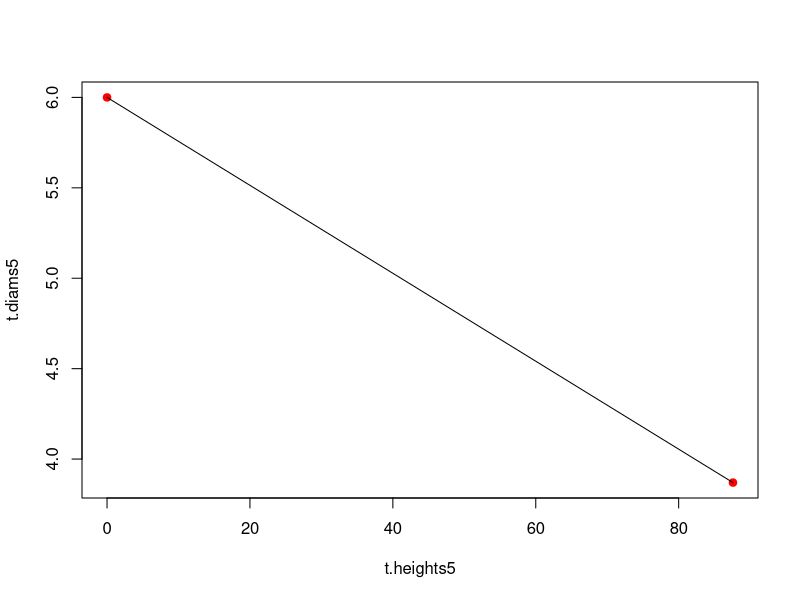

Source code (R): (Note: this script raises an error after producing the figure.)
# Rudolph Santarromana
# 5 MW Turbine
# June 2021

library(tidyverse)
library(dplyr)

setwd("C:/Users/Rudolph/Desktop/Rudolph/0 - CMU - Portugal PhD Files/0 - Research/Wind Energy/Dynamic Positioning")
## Source: Jonkman et al. (2009): Definition of a 5-MW Reference Wind Turbine for Offshore System Development

#################################################
### PARAMETERS
wind_height <- 100 #measuring height of wind speed
speeds <- seq(0,40, by = 0.1)
Cd.factor <- 1 #0.6 was used in OrcaFlex
Cd_cyl <- 0.5*Cd.factor

#WEIBULL PARAMETERS
P.shape = 2 #2.3
P.scale = 10.82 #7.95,10,10.82

### WIND TURBINE PROPERTIES
cut.in5 <- 3 #[m/s]
rated.wind5 <- 11.4 #[m/s]
cut.out5 <- 25 #[m/s]
rated.power5 <- 5 #MW

### FLOATER PROPERTIES. SAME AS 15 MW Floater
scale5.15 <- 1 #0.6 #based on hub height scale (90/150)
F.freeboard5 <- 15*scale5.15 #same floater as 15MW turbine for now
F.diam5 <- 12.5*scale5.15
F.draft5 <- 20*scale5.15
FT.diam5 <- 10*scale5.15

#Effective water-exposed floater area (whole substructure)
f.area.water5 <- (F.diam5*F.draft5*3) + (F.draft5*FT.diam5) #m^2

###TOWER PROPERTIES
#Tower dimensions
hub.height5 <- 90 #m

t.heights5 <- c(0,87.6) #m
t.diams5 <- c(6,3.87) #m

t.mod5 <- lm(t.diams5 ~ t.heights5) #Tower diameter prediction model
t.fun5 <- function(x) as.numeric(predict(t.mod5, newdata = data.frame(t.heights5 = x))) #tower diameter function given height

##PLOT of tower diameter model
plot(x = t.heights5, y = t.diams5, pch = 19, col = 'red')
lines(x = t.heights5, y = predict(t.mod5, newdata = data.frame(t.heights5 = t.heights5)))

## TOWER FORCE FUNCTION
t.fun5.force <- function(x) t.fun5(x - F.freeboard5)*((x)^(2*alpha)) #shifts the tower upward to the floater top height
Wind_Force_Tower5 <- function(v.meas, h.meas = wind_height, Cd = Cd_cyl, base = F.freeboard5) {
  if(base < 0) return(0)
  rho_air <- 1.23 #kg/m^3
  alpha <- 0.14
  A <- rho_air*Cd*(v.meas^2)
  B <- 2*(h.meas^(2*alpha))
  #integrate from the tower base (at the top of the floater) to the hub height + floater height
  C <- integrate(t.fun5.force, lower = F.freeboard5, upper = hub.height5 + F.freeboard5)$value
  force <- (A/B)*C
  return(force) #in Newtons
}
Wind_Force_Tower5(10)/1000
Wind_Force_Tower10(10)/1000
################################################################################

## STATIC, ARRESTED BLADE FORCES
#Blades with varying diameter and Cd, and wind with varying speed
chord5 <- c(3.54,3.85,4.17,4.56,4.65,4.46,4.25,4.0,3.75,3.5,3.26,3.01,2.76,2.52,2.31,2.09,1.42)
thick.chord.rat5 <- c(1,1,1,rep(0.18, times = 14))

thickness5 <- chord5*thick.chord.rat5#[m]
Cd.vect5 <-   Cd.factor*c(0.5,0.5,0.36,0.0113,0.0094,0.0094,0.0087,0.0065,0.0065,0.0057,0.0057,0.0052,0.0052,0.0052,0.0052,0.0052,0.0052) #[-]
dist.vect5 <- c(0,2.87,5.6,8.33,11.75,15.85,19.95,24.05,28.15,32.25,36.35,40.45,44.55,48.65,52.75,56.16,58.9,61.6) #[m]

Wind_Force_Blade5 <- function(v.meas, h.meas = wind_height, l.elev = hub.height5) {
  alpha <- 0.14
  rho_air <- 1.23 #kg/m^3
  
  A <- rho_air*(v.meas^2)
  B <- 2*(h.meas^(2*alpha))
  C <- 0
  
  for (i in 1:length(thickness5)){
    fun <- function(h) return(h^(2*alpha)*thickness5[i]*Cd.vect5[i])
    component <- integrate(fun, lower = l.elev + dist.vect5[i], upper = l.elev + dist.vect5[i+1])$value
    C <- C + component
  }
  force <- (A/B)*C
  return(force) #in Newtons
}

B.Force.static5 <- Wind_Force_Blade5(speeds)/1000 #in [kN]
max(B.Force.static5)
max(B.Force.static15)
################################################################################
##ROTOR THRUST FORCE
# Recreate Fig 9.1 in 5 MW Reference turbine document (Jonkman et al., 2009)
#REGION 1: 3 - 11.4
X.R1_5 <- c(3,7,11.4) #m/s of windspeed
Y.R1_5 <- c(179.5,410,820) #kN of thrust

X.R1.2_5 <- X.R1_5^2
X.R1.3_5 <- X.R1_5^3

mod.R1_5 <- lm(Y.R1_5 ~ X.R1_5 + X.R1.2_5)

#REGION 2: 11.4 - 25
X.R2_5 <- c(11.4,14,25) #m/s of windspeed
Y.R2_5 <- c(820,564,385) #kN of thrust

X.R2.1_5 <- X.R2_5^-1
X.R2.2_5 <- X.R2_5^-2
X.R2.3_5 <- X.R2_5^3

mod.R2_5 <- lm(Y.R2_5 ~ X.R2.1_5 + X.R2.2_5)

#plot of how model fits the data
plot(X.R1_5,Y.R1_5, pch = 19, col = 'red', xlim = c(3,25),
     xlab = "Wind Speed [m/s]", ylab = "Swept Area Thrust Force [kN]")
curve(mod.R1_5$coefficients[1] + mod.R1_5$coefficients[2]*x + mod.R1_5$coefficients[3]*x^2, 
      from = cut.in5, to = rated.wind5, add = TRUE)
points(X.R2_5,Y.R2_5, pch = 19, col = 'red')
curve(mod.R2_5$coefficients[1] + mod.R2_5$coefficients[2]*x^-1 + mod.R2_5$coefficients[3]*x^-2, #+ mod.R2$coefficients[4]*x^3,
      from = rated.wind5, to = cut.out5, add = TRUE)

Wind_Blade_Force_spinning5 <- function(wind, IN = cut.in5) { #windspeed in m/s as input only defined on [3,25] interval
  if(wind < IN | wind > cut.out5) force <- 0
  if(wind >= IN && wind <= rated.wind5) force <- as.numeric(mod.R1_5$coefficients[1] + mod.R1_5$coefficients[2]*wind + mod.R1_5$coefficients[3]*wind^2)
  if(wind > rated.wind5 && wind <= cut.out5) force <- as.numeric(mod.R2_5$coefficients[1] + mod.R2_5$coefficients[2]*wind^-1 + mod.R2_5$coefficients[3]*wind^-2)
  return(force) #returns a value in kN
}

Wind_Blade_Force_spinning5(25) 

#Total wind force on the turbine assuming same tower and substructure, only the RNA has changed.
#functions in this function are contained in "Dynamic Positioning Forces 20210309 - Debugging"
DP.Turbine.Wind.Force5 <- function(wind, eff.cut.in = cut.in5) { 
  #non-blade components
  T.Force.best <- Wind_Force_Tower5(v.meas = wind)/1000 #in kN
  #Same Floater as the 15-MW turbine
  F.Force.height <- Wind_Force_ConsCross(wind, Cd = Cd_cyl, D = floater.diam, u.elev = floater.freeboard)/1000 #in [kN]
  FT.Force.height <- Wind_Force_ConsCross(wind, Cd = Cd_cyl, D = tower.diam, u.elev = floater.freeboard)/1000 #in [kN]
  
  #blade spinning component
  B.Force.best.spinning <- Wind_Blade_Force_spinning5(wind, IN = eff.cut.in) #in kN. returns 0 when blades are static
  
  #blade static component. Uses 5 MW blade
  if(wind < eff.cut.in | wind > cut.out5) B.Force.static5 <- Wind_Force_Blade5(wind)/1000  else B.Force.static5 <- 0 #in [kN]. returns 0 when blades are spinning
  
  #Blade Total Forces vs. windspeed
  Tot.Wind.Force <- T.Force.best + 
    (3*B.Force.static5) + 
    B.Force.best.spinning + 
    (3*F.Force.height) + 
    FT.Force.height
  
  return(Tot.Wind.Force)
}
Wind.Forces5 <- sapply(speeds,DP.Turbine.Wind.Force5)

DP.Turbine.Wind.Force5(10) #693 kN, compare to 700 kN calculated by Max
DP.Turbine.Wind.Force10(10)

plot(x = speeds, y = Wind.Forces5, type = 'l')

F.Current.Force5 <- function(current) {
  #Current_Force function is in 15MW turbine file
  F.Force.Current <- Current_Force(speed = current, f.area.water5,Cd_cyl)/1000 #in kN
  return(F.Force.Current)
}

################################################################################
### COMBINED ENVIRONMENTAL FORCES
# Considers 15 MW Floater and Tower
#DLC 1.3: Design Levels (single windspeed)
Wind_5 <- c(DP.Turbine.Wind.Force5(wind = rated.wind5),0)
Current_5 <- c(F.Current.Force5(0.2)*cos(7*pi/4), F.Current.Force5(0.2)*sin(7*pi/4))
Wave.high_5 <- c(50,0)

# V.1.3.low <- R.Vector(Wind, Wave.low, Current)
V.1.3.high_5 <- R.Vector(Wind_5, Wave.high_5, Current_5)

## Given a windspeed, this function calculates the resultant force under DLC1.3 conditions
DLC1.3_5.fun <- function(wind) {
  force1.3_5 <- c()
  Current_5 <- c(F.Current.Force5(0.2)*cos(7*pi/4), F.Current.Force5(0.2)*sin(7*pi/4))
  Wave.high_5 <- c(50,0)
  for(i in 1:length(wind)){
    Wind_5 <- c(DP.Turbine.Wind.Force5(wind = wind[i]),0)
    force1.3_5 <- c(force1.3_5, R.Vector(Wind_5, Wave.high_5, Current_5)[1])
  }
  return(force1.3_5)
}

DLC1.3_5 <- DLC1.3_5.fun(speeds) #RESULTING FORCES UNDER DLC1.3
(max(DLC1.3_5))

#DLC 6.1: Design Levels (single windspeed)
WIND_5 <- round(as.numeric(DP.Turbine.Wind.Force5(wind = 38)),0)
Wind2_5 <- c(WIND_5,0)
Current2_5 <- c(F.Current.Force5(0.9)*cos(7*pi/4), F.Current.Force5(0.9)*sin(7*pi/4))

phi.wave <- seq(-90,90,by = 10)
phi.rad <- phi.wave*(pi/180)

Wave.high2.mag <- 10 #magnitude of the total wind force. calculated in "Wave Drift Forces.R"

V.6.1.high_5 <- c()
for(phi in phi.rad) {
  Wave.high2_5 <- c(Wave.high2.mag*cos(phi), Wave.high2.mag*sin(phi))
  High.F_5 <- R.Vector(Wind2_5, Wave.high2_5, Current2_5)
  V.6.1.high_5 <- rbind(V.6.1.high_5, High.F_5)
}

V.6.1.high_5 <- cbind(phi.wave, V.6.1.high_5) %>%
  as_tibble() %>%
  rename(wind.wave.angle = phi.wave, force.kN = V2,final.angle =  V3)
(max(V.6.1.high_5$force.kN))

## Given a windspeed, this function calculates the resultant force under DLC6.1 conditions
DLC6.1_5.fun <- function(wind) {
  force6.1_5 <- c() 
  Current2_5 <- c(F.Current.Force5(0.9)*cos(7*pi/4), F.Current.Force5(0.9)*sin(7*pi/4))
  
  Wave.high2.mag <- 10 #the total magnitude of the force in kN
  phi.wave <- seq(-90,90,by = 10)
  phi.rad <- phi.wave*(pi/180)
  
  for(i in 1:length(wind)) {
    Matrix.high_5 <- c()
    for(phi in phi.rad) {
      Wave.high2_5 <- c(Wave.high2.mag*cos(phi), Wave.high2.mag*sin(phi))
      Wind.high_5 <- c(DP.Turbine.Wind.Force5(wind = wind[i]),0)
      High.F_5 <- R.Vector(Wind.high_5, Wave.high2_5, Current2_5)
      Matrix.high_5 <- rbind(Matrix.high_5, High.F_5)
    }
    force6.1_5 <- c(force6.1_5,max(Matrix.high_5[,1]))
  }
  return(force6.1_5)
}

DLC6.1_5 <- DLC6.1_5.fun(speeds)  #RESULTING FORCES UNDER DLC6.1
(tail(DLC6.1_5,1))

F.DF <- data.frame(speeds,DLC1.3_5,DLC6.1_5)
writexl::write_xlsx(F.DF, "20211018_5 MW Calculations.xlsx")

### Total Environmental Force Plot
plot(x = speeds, y = DLC6.1_5, type = 'l',
     ylim = c(0,1000), yaxs = 'i', xaxs = 'i',
     ylab = "Turbine Thrust Force [kN]",
     xlab = "Wind Speed [m/s]")
lines(x = speeds, y = DLC1.3_5, col = 'blue')
abline(h = 700)
abline(v = 15)

DLC6.1_5.fun(40) #602 kN
DLC1.3_5.fun(11.4) #904 kN. Design at this level

## Calculate Parasitic Power under DLC1.3, which depends on the thruster system
parasitic.power5.1 <- DP.Power.n(DLC1.3_5, motor.diam = 1.07, n = 28)
parasitic.power5.2 <- DP.Power.n(DLC1.3_5, motor.diam = 1.98, n = 8)
parasitic.power5.3 <- DP.Power.n(DLC1.3_5, motor.diam = 4.52, n = 3) #3
parasitic.power5.4 <- DP.Power.n(DLC1.3_5, motor.diam = 3.91, n = 3)
parasitic.power5.3.1 <- DP.Power.n(DLC1.3_5, motor.diam = 4.52, n = 1)
parasitic.power5.4.1 <- DP.Power.n(DLC1.3_5, motor.diam = 3.91, n = 1)

parasitic.power5 <- DP.Power.n(DLC1.3_5, motor.diam = 3.8, n = 2)

## PLOT
# png(filename = "20210616 Parasitic Combined.png", width = 780, height = 480)
par(mar = c(5, 6, 3, 6))

curve(dweibull(x, shape = P.shape, scale = P.scale), from = 0, to = 25, lwd = 3, xaxt = 'n',
      xlab = "Wind Speed [m/s]", xaxs = 'i', yaxs = 'i', las = 1,
      ylab = "", cex.lab = 1.7, cex.axis = 1.7,
      main = "", col = 'blue', col.axis = 'blue', 
      ylim = c(0, 0.12))
mtext("Probability Density", side = 2, line = 4.5, cex = 1.7, col = "blue")

par(new = TRUE)

plot(x = speeds, y = parasitic.power5.1, type = 'l', lwd = 3,
     pch = 20, xaxs ='i',yaxs='i',las = 1, yaxt = 'n',
     cex.lab = 1.7, cex.axis = 1.7,
     ylim = c(0,P.scale), xlim = c(0,40),
     ylab = "",
     xlab = "",
     main = "")
lines(x = speeds, y = parasitic.power5.2, lty = 2, lwd = 3)
lines(x = speeds, y = parasitic.power5.3, lty = 3, lwd = 3)
lines(x = speeds, y = parasitic.power5.4, lty = 4, lwd = 3)
abline(h = 5, col = 'black', lty = 2)
axis(side = 4, col = "black", las = 1, cex.axis = 1.7, col.axis ="black", col.lab = "black")
mtext("Power Requirement from Motors [MW]", side = 4, line = 3.5, cex = 1.7, col = "black")
legend('topright', title = "Thruster Specs",
       legend = c("d = 1.07, T = 57 kN, P = 0.3 MW; N = 28 ($16.9MM)", 
                  "d = 1.98, T = 244 kN, P = 1.25 MW; N = 8 ($20.1MM)", 
                  "d = 4.52, T = 1281 kN, P = 7.5 MW; N = 3 ($45.3MM)",
                  "d = 3.91, T = 789 kN, P = 4.2 MW; N = 3 ($25.3MM)"), 
       col = 'black', lwd = 3, lty = c(1,2,3,4))

# dev.off() #uncomment if saving the image

######Power Curve for 5 MW Turbine
# Quadratic Region
x <- c(3,7,10,11.4)
y <- c(0,1.2,3.46,5) #in [MW]

power.mod5 <- lm(y ~ poly(x, 2))

Power.Curve.5 <- function(wind.speed) { #calculate the turbine's 'raw' power output for each wind speed
  if (wind.speed < cut.in5) 0
  else if (wind.speed <= rated.wind5) as.double(predict(power.mod5, newdata = data.frame(x=wind.speed)))
  # coef(power.mod)[1] + coef(power.mod)[2]*wind.speed + coef(power.mod)[3]*wind.speed^2
  else if (wind.speed <= cut.out5) 5
  else 0
}

##########################################################################
#Develop the effective DP turbine power curve vector
DP.Raw.Power5 <- sapply(speeds,Power.Curve.5)
DP.Effective.Power5 <- DP.Raw.Power5 - parasitic.power5.3 #5.3 looked to be the best

##PLOT
# png(filename = "20210616 Parasiti Combined.png", width = 780, height = 480)
par(mar = c(5, 6, 3, 6))

curve(dweibull(x, shape = P.shape, scale = P.scale), from = 0, to = 25, lwd = 3, xaxt = 'n',
      xlab = "Wind Speed [m/s]", xaxs = 'i', yaxs = 'i', las = 1,
      ylab = "", cex.lab = 1.7, cex.axis = 1.7,
      main = "Thrusters: n = 5, d = 4.52m, T = 1337kN, C = $80 MM", col = 'blue', col.axis = 'blue', 
      ylim = c(0, 0.12))
mtext("Probability Density", side = 2, line = 4.5, cex = 1.7, col = "blue")

par(new = TRUE)
#Effective Power Curve

plot(x = speeds, y = DP.Effective.Power5, type = 'l', lwd = 3,
     pch = 20, xaxs ='i',yaxs='i',las = 1, yaxt = 'n',
     cex.lab = 1.7, cex.axis = 1.7,
     ylim = c(-2,8), xlim = c(0,40),
     ylab = "",
     xlab = "",
     main = "")
abline(h = 0, col = 'gray')
lines(speeds, DP.Raw.Power5, col = 'green')
lines(speeds, parasitic.power5.3, col = 'red', lty = 2)
axis(side = 4, col = "black", las = 1, cex.axis = 1.7, col.axis ="black", col.lab = "black")
mtext("Net Power Output [MW]", side = 4, line = 3.5, cex = 1.7, col = "black")


# dev.off() #uncomment if saving the image

##PLOT: Showing Power Ratio
# png(filename = "20210616 Parasiti Combined.png", width = 780, height = 480)
par(mar = c(5, 6, 3, 6))
plot(x = speeds, y = parasitic.power5.3/DP.Raw.Power5, type = 'l', lwd = 3, 
     xaxt = 'n', xlab = "Wind Speed [m/s]", xaxs = 'i', yaxs = 'i', las = 1,
     ylab = "", cex.lab = 1.7, cex.axis = 1.7,
     main = "", col = 'blue', col.axis = 'blue',
     ylim = c(0, 1))
mtext("Power Ratio", side = 2, line = 4.5, cex = 1.7, col = "blue")

par(new = TRUE)

plot(x = speeds, y = DP.Effective.Power5, type = 'l', lwd = 3,
     pch = 20, xaxs ='i',yaxs='i',las = 1, yaxt = 'n',
     cex.lab = 1.7, cex.axis = 1.7,
     ylim = c(-2,8), xlim = c(0,40),
     ylab = "",
     xlab = "",
     main = "")
abline(h = 0, col = 'gray')
lines(speeds, DP.Raw.Power5, col = 'green')
lines(speeds, parasitic.power5.3, col = 'red', lty = 2)
axis(side = 4, col = "black", las = 1, cex.axis = 1.7, col.axis ="black", col.lab = "black")
mtext("Net Power Output [MW]", side = 4, line = 3.5, cex = 1.7, col = "black")
legend('topright', legend = c("Power Ratio (DP Consumption/Power Generated)", "Net Power", "Generated Power", "Thruster Power Consumption"),
       lty = c(1,1,1,2), col = c('blue','black','green','red'), lwd = c(3,3,1,1))

## PLOT Parasitic Losses and Power Curve
# png(filename = "20210616 Parasitic Combined.png", width = 780, height = 480)
par(mar = c(5, 6, 3, 6))

plot(speeds, DP.Raw.Power5, type = 'l', lwd = 2,
     xaxt = 'n',xlab = "Wind Speed [m/s]", 
     xaxs = 'i', yaxs = 'i', las = 1,
     ylab = "", cex.lab = 1.7, cex.axis = 1.7,
     main = "", col = 'blue', col.axis = 'blue', 
     ylim = c(0, 8))
mtext("Raw Power Generation [MW]", side = 2, line = 3, cex = 1.7, col = "blue")

par(new = TRUE)

plot(x = speeds, y = parasitic.power5.1, type = 'l', lwd = 3,
     pch = 20, xaxs ='i',yaxs='i',las = 1, yaxt = 'n',
     cex.lab = 1.7, cex.axis = 1.7,
     ylim = c(0,8), xlim = c(0,40),
     ylab = "",
     xlab = "",
     main = "")
lines(x = speeds, y = parasitic.power5.2, lty = 2, lwd = 3)
lines(x = speeds, y = parasitic.power5.3, lty = 3, lwd = 3)
lines(x = speeds, y = parasitic.power5.4, lty = 4, lwd = 3)
axis(side = 4, col = "black", las = 1, cex.axis = 1.7, col.axis ="black", col.lab = "black")
mtext("Power Requirement from Motors [MW]", side = 4, line = 3.5, cex = 1.7, col = "black")
legend('topright', title = "Thruster Specs",
       legend = c("d = 1.07, T = 57 kN, P = 0.3 MW; N = 28 ($16.9MM)", 
                  "d = 1.98, T = 244 kN, P = 1.25 MW; N = 8 ($20.1MM)", 
                  "d = 4.52, T = 1281 kN, P = 7.5 MW; N = 3 ($45.3MM)",
                  "d = 3.91, T = 789 kN, P = 4.2 MW; N = 3 ($25.3MM)"), 
       col = 'black', lwd = 3, lty = c(1,2,3,4))

## PLOT Parasitic Losses and Power Curve v2
# png(filename = "20210616 Parasitic Combined.png", width = 780, height = 480)
par(mar = c(5, 6, 3, 6))

plot(speeds, DP.Raw.Power5, type = 'l', lwd = 2,
     xaxt = 'n',xlab = "Wind Speed [m/s]", 
     xaxs = 'i', yaxs = 'i', las = 1,
     ylab = "", cex.lab = 1.7, cex.axis = 1.7,
     main = "", col = 'blue', col.axis = 'blue', 
     ylim = c(0, 8))
mtext("Raw Power Generation [MW]", side = 2, line = 3, cex = 1.7, col = "blue")

par(new = TRUE)

plot(x = speeds, y = parasitic.power5.3, type = 'l', lwd = 3,
     pch = 20, xaxs ='i',yaxs='i',las = 1, yaxt = 'n',
     cex.lab = 1.7, cex.axis = 1.7,
     ylim = c(0,8), xlim = c(0,40),
     ylab = "",
     xlab = "",
     main = "")
lines(x = speeds, y = parasitic.power5.4, lty = 2, col = 'black', lwd = 3)
lines(x = speeds, y = parasitic.power5.3.1, lty = 1, col = 'green', lwd = 3)
lines(x = speeds, y = parasitic.power5.4.1, lty = 2, col = 'green', lwd = 3)
axis(side = 4, col = "black", las = 1, cex.axis = 1.7, col.axis ="black", col.lab = "black")
mtext("Power Requirement from Motors [MW]", side = 4, line = 3.5, cex = 1.7, col = "black")
legend('topright', title = "Thruster Specs",
       legend = c("d = 4.52, T = 1281 kN, P = 7.5 MW; N = 3 ($45.3MM)",
                  "d = 3.91, T = 789 kN, P = 4.2 MW; N = 3 ($25.3MM)",
                  "d = 4.52, T = 1281 kN, P = 7.5 MW; N = 1 ($15MM); No Redundancy",
                  "d = 3.91, T = 789 kN, P = 4.2 MW; N = 1 ($8.4MM); No Redundancy"),
       col = c('black','black','green','green'), lwd = 3, lty = c(1,2,1,2), cex = 0.8)

######################## Turn effective power curve into several linear models

#WEIBULL PARAMETERS
P.shape = 2 #2.3
P.scale = 10 #7.95,10,10.82

parasitic.power5 <- DP.Power.n(DLC1.3_5, motor.diam = 3.8, n = 2)

DF_Turbine5 <- data.frame(speeds,DP.Raw.Power5,Parasitic5 = parasitic.power5,DP.Effective.Power5)

#REGION 1: Before cut in wind speed
EFF.mod.R1_5 <- lm(DP.Effective.Power5 ~ poly(speeds, 1), data = filter(DF_Turbine5,speeds <= cut.in5))
#REGION 2: Cut in wind speed until rated wind speed
EFF.mod.R2_5 <- lm(DP.Effective.Power5 ~ poly(speeds, 3), data = filter(DF_Turbine5,speeds > cut.in5 & speeds <= rated.wind5))
#REGION 3: Rated wind speed until cut out wind speed
EFF.mod.R3_5 <- lm(DP.Effective.Power5 ~ poly(speeds, 4), data = filter(DF_Turbine5,speeds > rated.wind5 & speeds <= cut.out5))
#REGION 4: Above cut out wind speed
EFF.mod.R4_5 <- lm(DP.Effective.Power5 ~ poly(speeds, 2), data = filter(DF_Turbine5,speeds > cut.out5))

##PLOT: How good are these models? They look very good.
plot(x = speeds, y = DP.Effective.Power5, pch = 19, cex = 0.01)
lines(x = DF_Turbine5$speeds[speeds <= cut.in5], y = predict(EFF.mod.R1_5, newdata = filter(DF_Turbine5, speeds <= cut.in5)), col = 'red')
lines(x = DF_Turbine5$speeds[speeds > cut.in5 & speeds <= rated.wind5], y = predict(EFF.mod.R2_5, newdata = filter(DF_Turbine5, speeds > cut.in5 & speeds <= rated.wind5)), col = 'red')
lines(x = DF_Turbine5$speeds[speeds > rated.wind5 & speeds <= cut.out5], y = predict(EFF.mod.R3_5, newdata = filter(DF_Turbine5, speeds > rated.wind5 & speeds <= cut.out5)), col = 'red')
lines(x = DF_Turbine5$speeds[speeds > cut.out5], y = predict(EFF.mod.R4_5, newdata = filter(DF_Turbine5, speeds > cut.out5)), col = 'red')

############ Calculate Parasitic losses. What % goes toward thrusters?
#REGION 1: Before cut in wind speed
LOS.mod.R1_5 <- lm(Parasitic5 ~ poly(speeds, 1), data = filter(DF_Turbine5,speeds <= cut.in5))
fun1_5 <- function(x) dweibull(x, shape = P.shape, scale = P.scale)*as.numeric(predict(LOS.mod.R1_5, newdata = data.frame(speeds = x)))
#REGION 2: Cut in wind speed until rated wind speed
LOS.mod.R2_5 <- lm(Parasitic5 ~ poly(speeds, 3), data = filter(DF_Turbine5,speeds > cut.in5 & speeds <= rated.wind5))
fun2_5 <- function(x) dweibull(x, shape = P.shape, scale = P.scale)*as.numeric(predict(LOS.mod.R2_5, newdata = data.frame(speeds = x)))
#REGION 3: Rated wind speed until cut out wind speed
LOS.mod.R3_5 <- lm(Parasitic5 ~ poly(speeds, 6), data = filter(DF_Turbine5,speeds > rated.wind5 & speeds <= cut.out5))
fun3_5 <- function(x) dweibull(x, shape = P.shape, scale = P.scale)*as.numeric(predict(LOS.mod.R3_5, newdata = data.frame(speeds = x)))
#REGION 4: Above cut out wind speed
LOS.mod.R4_5 <- lm(Parasitic5 ~ poly(speeds, 2), data = filter(DF_Turbine5,speeds > cut.out5))
fun4_5 <- function(x) dweibull(x, shape = P.shape, scale = P.scale)*as.numeric(predict(LOS.mod.R4_5, newdata = data.frame(speeds = x)))

##PLOT: How good are these models? R2 is a bit off, but these are good
plot(x = speeds, y = DF_Turbine5$Parasitic5, pch = 19, cex = 0.01)
lines(x = DF_Turbine5$speeds[speeds <= cut.in5], y = predict(LOS.mod.R1_5, newdata = filter(DF_Turbine5, speeds <= cut.in5)), col = 'red')
lines(x = DF_Turbine5$speeds[speeds > cut.in5 & speeds <= rated.wind5], y = predict(LOS.mod.R2_5, newdata = filter(DF_Turbine5, speeds > cut.in5 & speeds <= rated.wind5)), col = 'red')
lines(x = DF_Turbine5$speeds[speeds > rated.wind5 & speeds <= cut.out5], y = predict(LOS.mod.R3_5, newdata = filter(DF_Turbine10, speeds > rated.wind5 & speeds <= cut.out5)), col = 'red')
lines(x = DF_Turbine5$speeds[speeds > cut.out5], y = predict(LOS.mod.R4_5, newdata = filter(DF_Turbine5, speeds > cut.out5)), col = 'red')

parasitic.loss5 <- 8760*(integrate(fun1_5, lower = 0, upper = cut.in5)$value + 
                            integrate(fun2_5, lower = cut.in5, upper = rated.wind5)$value + 
                            integrate(fun3_5, lower = rated.wind5, upper = cut.out5)$value +
                            integrate(fun4_5, lower = cut.out5, upper = 40)$value) #in MWh
#Result = 10863 MWh (50%)
#Result under 6.2 cut in wind speed = 9922 MWh(46%)

############ Calculate Production losses. What is produced?
#REGION1 = 0
#REGION2
gen.fun2_5 <- function(x) dweibull(x, shape = P.shape, scale = P.scale)*as.numeric(predict(power.mod5, newdata = data.frame(x = x)))
#REGION3
gen.fun3_5 <- function(x) dweibull(x, shape = P.shape, scale = P.scale)*rated.power5
#REGION4 = 0

gen5 <- 8760*(integrate(gen.fun2_5, lower = cut.in5, upper = rated.wind5)$value + 
                 integrate(gen.fun3_5, lower = rated.wind5, upper = cut.out5)$value) #in MWh
#RESULT = 21918 MWh
#Result under 6.2 cut in wind speed = 21308 MWh

(parasitic.loss5/gen5)
(gen5)
(parasitic.loss5)

################################################################################
################################################################################
## PART II: CAN WE REDUCE THE LOSSES AT LOW WIND SPEEDS?

## Find where the generation power curve first becomes greater than the parasitic loss curve
## Use models generated (in Region 2) to find this crossover point.
Crossover5 <- function(guess = 5, tolerance = 0.01, step = 0.1) { #guess crossover wind speed
  value <- guess
  cons <- predict(LOS.mod.R2_5, newdata = data.frame(speeds = value))
  prod <- predict(power.mod5, newdata = data.frame(x = value))
  net <- abs(prod - cons)
  while(net > tolerance) {
    value <- value + step
    cons <- predict(LOS.mod.R2_5, newdata = data.frame(speeds = value))
    prod <- predict(power.mod5, newdata = data.frame(x = value))
    net <- abs(prod - cons)
  }
  return(value)
}
eff.cut.in5 <- Crossover5() #6.2 m/s

plot(x = speeds, y = DP.Effective.Power5, type = 'l', lwd = 3,
     pch = 20, xaxs ='i',yaxs='i',las = 1, yaxt = 'n',
     cex.lab = 1.7, cex.axis = 1.7,
     ylim = c(-2,8), xlim = c(0,40),
     ylab = "",
     xlab = "",
     main = "")
abline(h = 0, col = 'gray')
lines(speeds, DP.Raw.Power5, col = 'green')
lines(speeds, parasitic.power5.3, col = 'red', lty = 2)
abline(v = 6.2)
axis(side = 2, col = "black", las = 1, cex.axis = 1.7, col.axis ="black", col.lab = "black")
mtext("Net Power Output [MW]", side = 2, line = 3.5, cex = 1.7, col = "black")

## ADJUST POWER PRODUCTION TO CUT IN ONLY WHEN PRODUCTION IS GREATER THAN LOSSES
## Change Cut in wind speed at very top to 6.2 m/s and run functions again.
## Parasitic Loss Result = 9922 MWh
## Annual Production Result = 21308 MWh 




